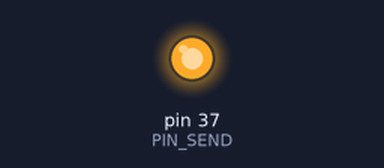
Recording of a program running on a simulated Raspberry Pi (header pin numbers). Shown: output pins drawn as LEDs (lit = HIGH). What the program prints to the terminal is not drawn.

Above: at 0.5 s.
At 6.0 s:
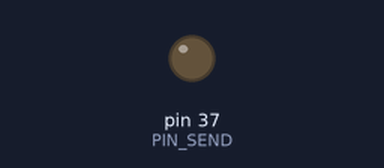
Timing chart, 0 to 14.3 s (numbered marks = the images above):
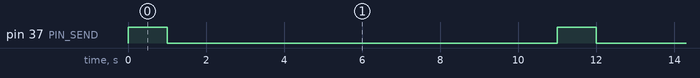

The program:

sendSignal.py
```python
import RPi.GPIO as GPIO
import time

PIN_SEND = 37
GPIO.setmode(GPIO.BOARD)
GPIO.setup(PIN_SEND, GPIO.OUT)

try:
    while True:
        print("send signal...")
        GPIO.output(PIN_SEND, GPIO.HIGH)  # Envoyer le signal en niveau haut
        time.sleep(1)  # Attendre pendant 0.5 seconde
        GPIO.output(PIN_SEND, GPIO.LOW)   # Envoyer le signal en niveau bas
        time.sleep(10)  # Attendre pendant 4.5 secondes (total 5 secondes)

except KeyboardInterrupt:
    GPIO.cleanup()  # Nettoyage des configurations GPIO en cas d'interruption
```

Measured:
- by itself, pin 37 (PIN_SEND): alternates HIGH for 1.0 s and LOW for 10.0 s
